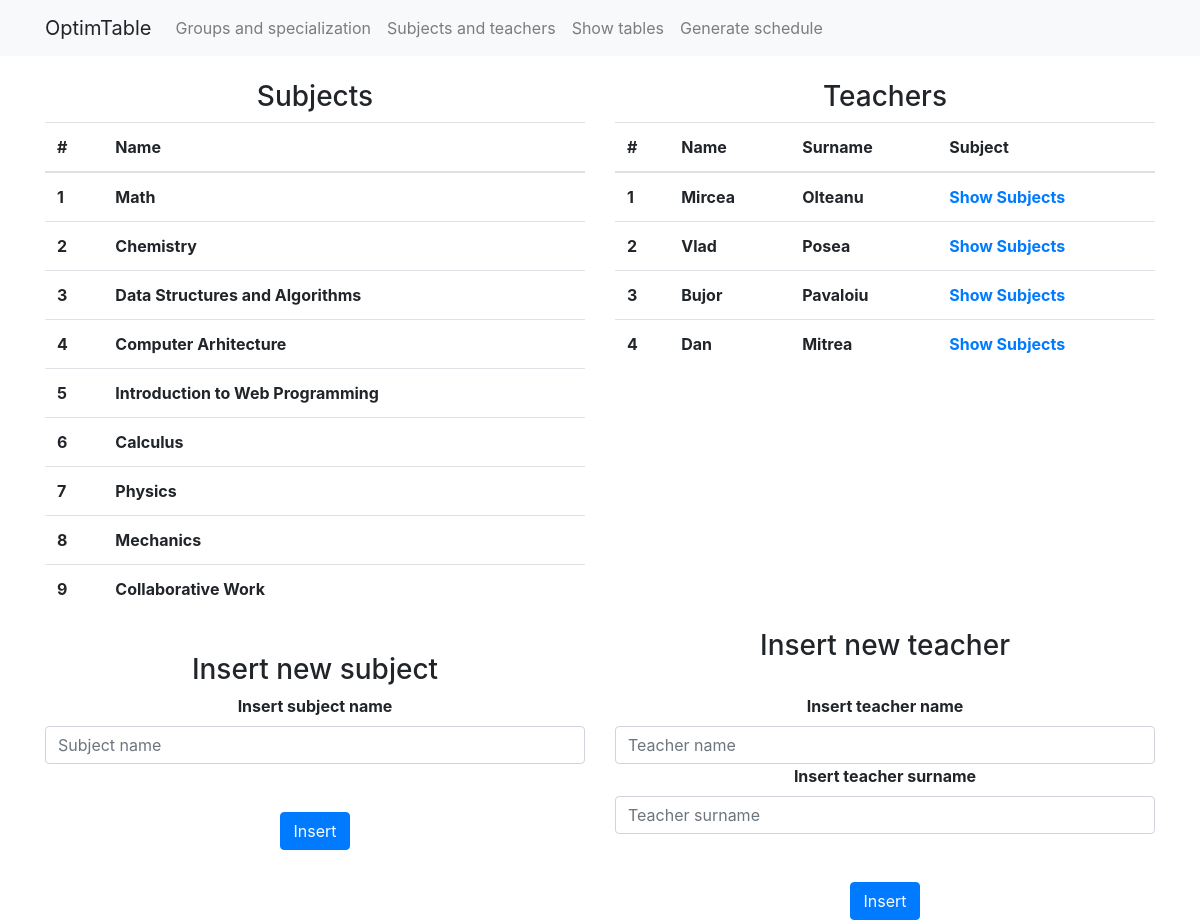
The app's page /adminpage2.php, older data.
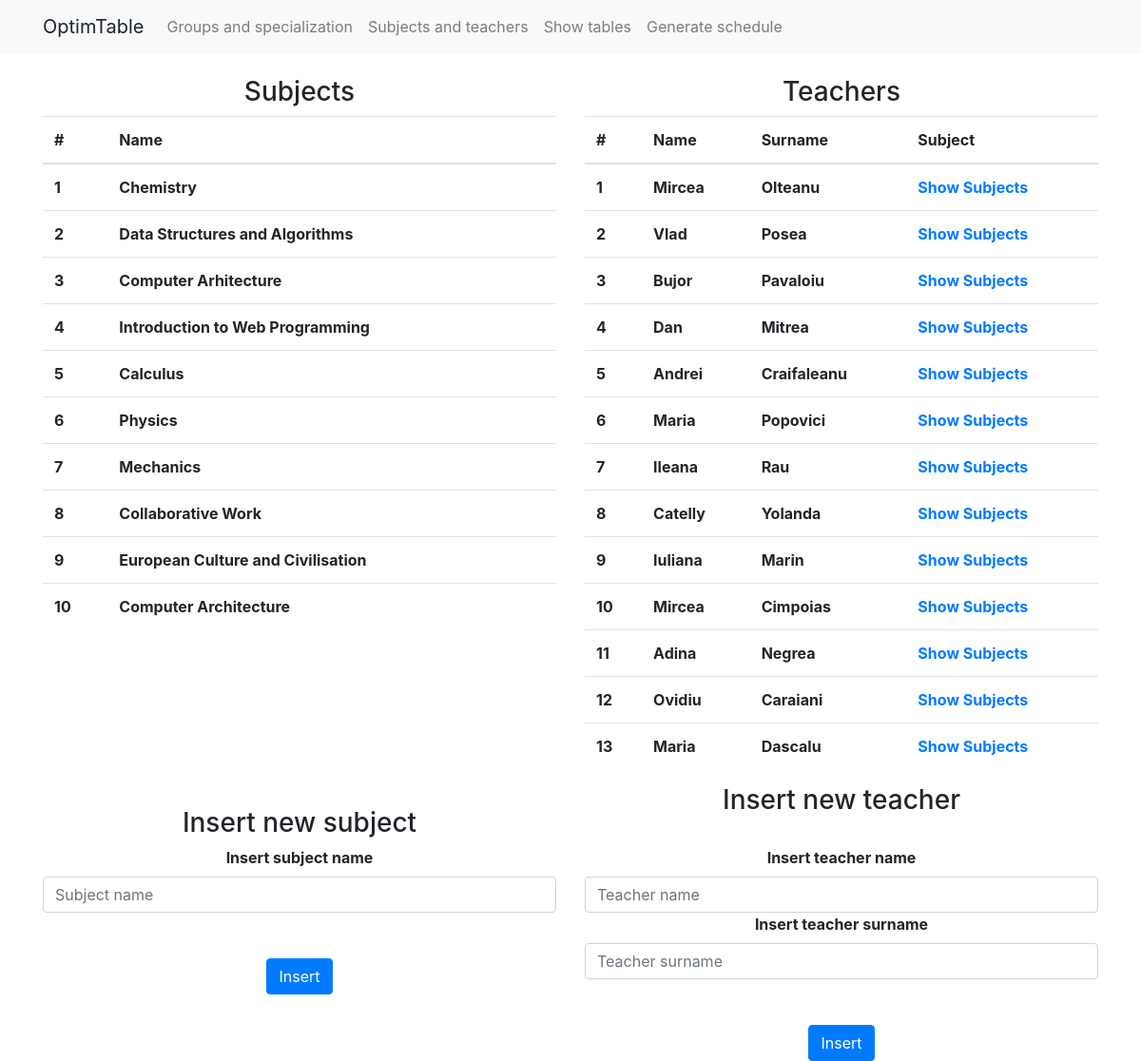
The same page, newer data.
### tables this page shows
CREATE TABLE `teachers` (
  `id` int(11) NOT NULL,
  `username` varchar(255) NOT NULL,
  `password` varchar(255) NOT NULL,
  `name` varchar(255) NOT NULL,
  `surname` varchar(255) NOT NULL,
  `email` varchar(255) NOT NULL
);

### adminpage2.php (the view, shortened to what this page needs)
<?php
	require 'connection.php';
?>
<!doctype html>
<html lang="en">
	<head>
	    <link rel="stylesheet" href="css/bootstrap.css">
	    <link rel="stylesheet" href="css/styles.css">
  	</head>
    <?php include "navbar.php"; ?>
  	<body>
  		<div class="container">
        <div class="row">
          <div class="col-md-6">
            <h3 style="text-align:center;">Subjects</h3>
            <form method="POST" action="<?php echo htmlspecialchars($_SERVER["PHP_SELF"]); ?>">
            <table class="table">
              <thead>
                <tr>
                  <th>#</th>
                  <th>Name</th>
                </tr>
              </thead>
              <tbody>
              <?php
                $cnt=1;
                $sql = "SELECT DISTINCT name FROM subjects";
                $result = $conn -> query($sql);
                while($row = $result -> fetch_assoc()):?>
                    <tr>
                      <th scope="row"><?php echo $cnt++; ?></th>
                      <th id="name<?php echo $row["idgrupa"];?>"><?php echo $row["name"];?></th>
                    </tr>
                <?php endwhile;?>
            </table>
            </form>
          </div>
          <div class="col-md-6">
            <h3 style="text-align:center;"> Teachers </h3>
            <form method="POST" action="<?php echo htmlspecialchars($_SERVER["PHP_SELF"]); ?>">
            <table class="table">
              <thead>
                <tr>
                  <th>#</th>
                  <th>Name</th>
                  <th>Surname</th>
                  <th>Subject</th>
                </tr>
              </thead>
              <tbody>
              <?php
                $cnt=1;
                $sql = "SELECT * FROM teachers";
                $result = $conn -> query($sql);
                while($row = $result -> fetch_assoc()):?>
                    <tr>
                      <th scope="row"><?php echo $cnt++; ?></th>
                      <th id="name<?php echo $row["id"];?>"><?php echo $row["name"];?></th>
                      <th id="surname<?php echo $row["id"];?>"><?php echo $row["surname"];?></th>
                      <th ><a href="teacherSubjects.php?id=<?php echo $row["id"] . "," . $row["name"] . "," . $row["surname"] ;?>">Show Subjects</a></th>
                    </tr>
                <?php endwhile;?>
            </table>
            </form>
        </div>
      </div>
  		<div class="row">
  			<div class="col-md-6">
          <br>
  				<h3 style="text-align:center;"> Insert new subject </h3>
  			</div>
  			<div class="col-md-6">
          <h3 style="text-align:center;"> Insert new teacher </h3>
  			</div>
  		</div>
  		<div class="row">
  			<div class="col-md-6">
  				<form method="POST"  class="form form-login">
  					<label for="subject"><b>Insert subject name</b></label>
  					<input class="form-control" type="text" name="subject" placeholder="Subject name">
            <br>
            <br>
  					<button name="insertsubject" class="btn btn-primary">Insert</button>
  				</form>
          <br>
  			</div>
  			<div class="col-md-6">
          <form method="POST"  class="form form-login">
            <label for="teacher"><b>Insert teacher name</b></label>
            <input class="form-control" type="text" name="teacher_name" placeholder="Teacher name">
            <label for="teacher"><b>Insert teacher surname</b></label>
            <input class="form-control" type="text" name="teacher_surname" placeholder="Teacher surname">
            <br>
            <br>
            <button name="insertteacher" class="btn btn-primary">Insert</button>
          </form>
  			</div>
  		</div>
    </div>
  	</body>
</html>

### navbar.php (shortened to what this page needs)
<nav class="navbar navbar-expand-lg navbar-light bg-light">
  <div class="container">
    <a class="navbar-brand">OptimTable</a>
    <div class="collapse navbar-collapse" id="navbarSupportedContent">
      <ul class="navbar-nav mr-auto">
        <li class="nav-item">
          <a class="nav-link" href="adminpage.php">Groups and specialization</a>
        </li>
        <li class="nav-item">
          <a class="nav-link" href="adminpage2.php">Subjects and teachers</a>
        </li>
        <li class="nav-item">
          <a class="nav-link" href="showschedule.php">Show tables</a>
        </li>
        <li class="nav-item">
          <a class="nav-link" href="generateschedule.php">Generate schedule</a>
        </li>
      </ul>
    </div>
  </div>
</nav>
<br>

### css/styles.css (style rules this page uses)
.form-login { text-align: center; }

Row changes from the older to the newer data that the page shows:
added teachers: name "Andrei", surname "Craifaleanu"
added teachers: name "Maria", surname "Popovici"
added teachers: name "Ileana", surname "Rau"
added teachers: name "Catelly", surname "Yolanda"
added teachers: name "Iuliana", surname "Marin"
added teachers: name "Mircea", surname "Cimpoias"
added teachers: name "Adina", surname "Negrea"
added teachers: name "Ovidiu", surname "Caraiani"
added teachers: name "Maria", surname "Dascalu"
Text that changed along with them:
new list line: "9 European Culture and Civilisation"
new list line: "10 Computer Architecture"
list line gone: "1 Math"
